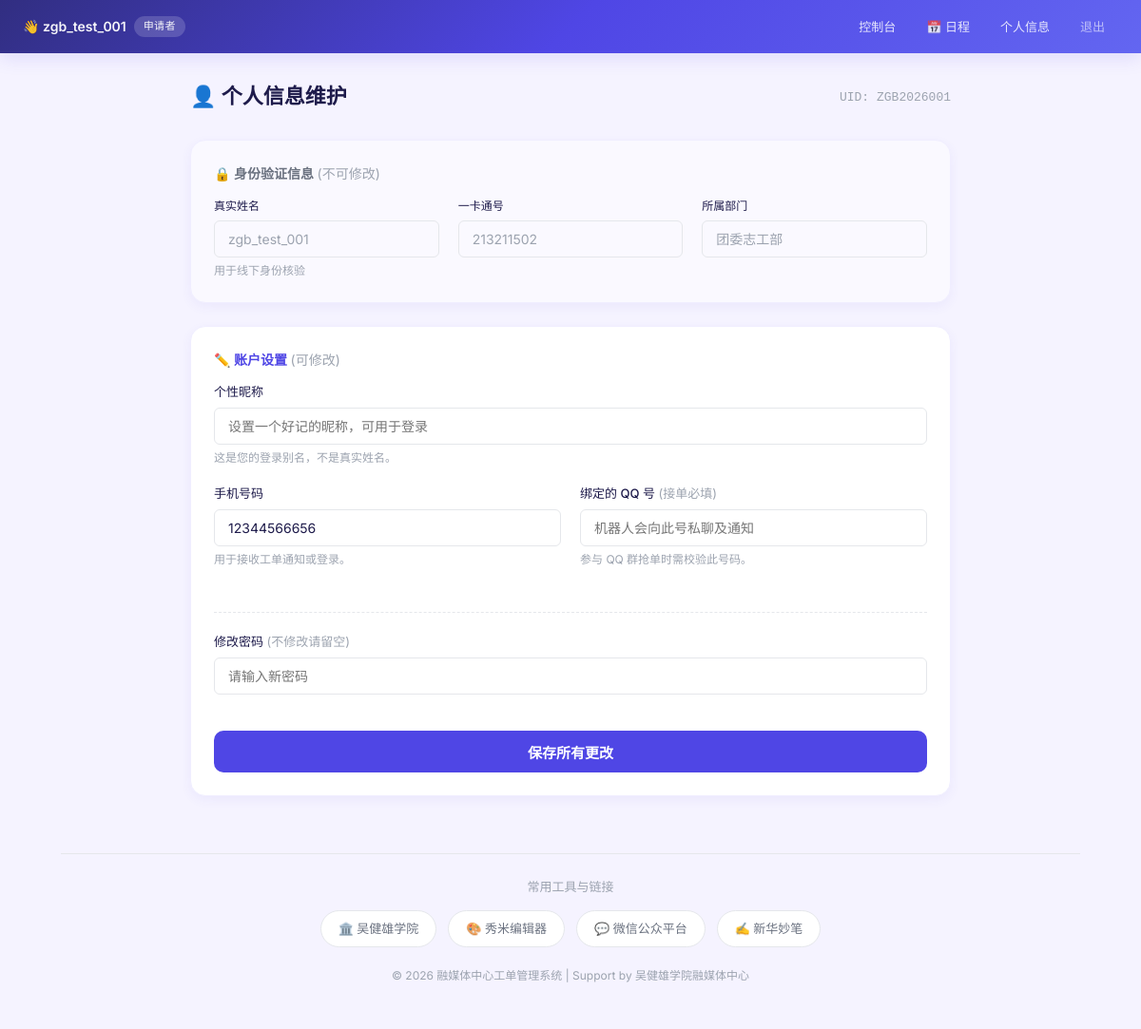
Screenshot of /profile (signed in) with the database file from the repository.
### tables this page shows
CREATE TABLE users (
    id INTEGER PRIMARY KEY AUTOINCREMENT,
    uid TEXT UNIQUE NOT NULL,      -- 1. 唯一识别码 (系统自动生成，如 MEDIA2026001)
    card_id TEXT UNIQUE NOT NULL,  -- 2. 一卡通号
    real_name TEXT NOT NULL,       -- 真实姓名
    phone TEXT UNIQUE NOT NULL,    -- 3. 手机号
    nickname TEXT UNIQUE,          -- 4. 昵称 (允许为空)
    password TEXT NOT NULL,    -- 存储哈希后的密码
    role TEXT NOT NULL CHECK(role IN ('applicant', 'acceptor', 'admin', 'dept_admin')),
    department_id INTEGER,     -- 部门管理员和普通用户均需关联部门
    is_approved INTEGER DEFAULT 0, qq_number TEXT, -- 0: 未审核, 1: 已审核
    FOREIGN KEY (department_id) REFERENCES departments (id) ON DELETE SET NULL
);

CREATE TABLE departments (
    id INTEGER PRIMARY KEY AUTOINCREMENT,
    name TEXT UNIQUE NOT NULL, -- 部门全称
    code TEXT UNIQUE NOT NULL  -- 部门唯一代码（如: MEDIA, SEU, WJX）
, head_name TEXT, phone TEXT, qq TEXT);

### app/routes/auth_routes.py (the view, shortened to what this page needs)
def profile():
    if 'user_id' not in session: return redirect(url_for('login'))
    user_id = session['user_id']
    user = AuthService.get_user_profile(user_id)
    return render_template('profile.html', user=user)

### app/db.py (called while the page is built)
def get_db():
    if 'db' not in g:
        g.db = sqlite3.connect(current_app.config['DATABASE'])
        g.db.row_factory = sqlite3.Row
        g.db.execute("PRAGMA foreign_keys = ON")
    return g.db

### app/services/auth_service.py (called while the page is built)
    @staticmethod
    def get_user_profile(user_id):
        db = get_db()
        return db.execute('''
            SELECT u.*, d.name as dept_name
            FROM users u
            LEFT JOIN departments d ON u.department_id = d.id
            WHERE u.id = ?
        ''', (user_id,)).fetchone()

### app/templates/profile.html
{% extends "layout.html" %}
{% block content %}
<div style="max-width: 800px; margin: 0 auto;">
    <div style="display: flex; justify-content: space-between; align-items: center; margin-bottom: 24px;">
        <h2>👤 个人信息维护</h2>
        <span class="font-mono text-muted text-sm">UID: {{ user.uid }}</span>
    </div>
    <form method="post">
        <div class="card" style="background: var(--bg-section);">
            <h4>🔒 身份验证信息 <span class="text-muted" style="font-weight: 400;">(不可修改)</span></h4>
            <div style="display: flex; gap: 20px;">
                <div style="flex: 1;">
                    <label class="text-xs">真实姓名</label>
                    <input type="text" value="{{ user.real_name }}" disabled>
                    <p class="text-xs text-muted" style="margin: 4px 0 0;">用于线下身份核验</p>
                </div>
                <div style="flex: 1;">
                    <label class="text-xs">一卡通号</label>
                    <input type="text" value="{{ user.card_id }}" disabled>
                </div>
                <div style="flex: 1;">
                    <label class="text-xs">所属部门</label>
                    <input type="text" value="{{ user.dept_name }}" disabled>
                </div>
            </div>
        </div>
        <div class="card">
            <h4 style="color: var(--primary);">✏️ 账户设置 <span class="text-muted" style="font-weight: 400;">(可修改)</span></h4>
            <div class="form-group">
                <label>个性昵称</label>
                <input type="text" name="nickname" value="{{ user.nickname or '' }}" placeholder="设置一个好记的昵称，可用于登录">
                <p class="text-xs text-muted" style="margin: 4px 0 0;">这是您的登录别名，不是真实姓名。</p>
            </div>
            <div style="display: flex; gap: 20px;">
                <div class="form-group" style="flex: 1;">
                    <label>手机号码</label>
                    <input type="text" name="phone" value="{{ user.phone }}" required>
                    <p class="text-xs text-muted" style="margin: 4px 0 0;">用于接收工单通知或登录。</p>
                </div>
                <div class="form-group" style="flex: 1;">
                    <label>绑定的 QQ 号 <span class="text-muted" style="font-weight: 400;">(接单必填)</span></label>
                    <input type="text" name="qq_number" value="{{ user.qq_number or '' }}" placeholder="机器人会向此号私聊及通知">
                    <p class="text-xs text-muted" style="margin: 4px 0 0;">参与 QQ 群抢单时需校验此号码。</p>
                </div>
            </div>
            <div class="form-group" style="margin-top: 28px; padding-top: 20px; border-top: 1px dashed var(--border-light);">
                <label>修改密码 <span class="text-muted" style="font-weight: 400;">(不修改请留空)</span></label>
                <input type="password" name="new_password" placeholder="请输入新密码">
            </div>
            <button type="submit" style="width: 100%; margin-top: 20px; height: 44px; font-size: 15px; border-radius: var(--radius-md);">
                保存所有更改
            </button>
        </div>
    </form>
</div>
{% endblock %}

### app/templates/layout.html (shortened to what this page needs)
<!DOCTYPE html>
<html lang="zh-CN">
<head>
</head>
<body>
    <nav>
        {% if session.user_id %}
        <div class="nav-brand">
            <span>👋 {{ session.username }}</span>
            <span class="role-badge">
                {% if session.role == 'admin' %}系统管理员
                {% elif session.role == 'dept_admin' %}
                {% if session.dept_code == 'MEDIA' %}融媒体管理
                {% else %}部门管理{% endif %}
                {% elif session.role == 'acceptor' %}成员
                {% elif session.role == 'applicant' %}申请者
                {% endif %}
            </span>
        </div>
        <div class="nav-links">
            <a href="{{ url_for('dashboard') }}">控制台</a>
            {% if session.role != 'admin' %}
            <a href="{{ url_for('calendar_view') }}">📅 日程</a>
            {% endif %}
            <a href="{{ url_for('profile') }}">个人信息</a>
            <a href="{{ url_for('logout') }}" style="opacity:0.7;">退出</a>
        </div>
        {% endif %}
    </nav>
    <div class="container">
        <div style="min-height: 400px;">
            {% block content %}{% endblock %}
        </div>
        <div class="footer-section">
            <p style="color: var(--text-muted); margin: 0 0 10px; font-size: 13px;">常用工具与链接</p>
            <div class="footer-links">
                <a href="https://wjx.seu.edu.cn/" target="_blank" class="link-btn">🏛️ 吴健雄学院</a>
                <a href="https://xiumi.us/#/" target="_blank" class="link-btn">🎨 秀米编辑器</a>
                <a href="https://mp.weixin.qq.com/" target="_blank" class="link-btn">💬 微信公众平台</a>
                <a href="https://miaobi.xinhuaskl.com/" target="_blank" class="link-btn">✍️ 新华妙笔</a>
            </div>
            <div class="footer-copyright">
                &copy; 2026 融媒体中心工单管理系统 | Support by 吴健雄学院融媒体中心
            </div>
        </div>
    </div>
</body>
</html>

### app/templates/layout.html (style rules this page uses)
:root { --primary: #4f46e5; --primary-light: #6366f1; --primary-dark: #4338ca; --primary-bg: rgba(79, 70, 229, 0.06); --accent-green: #10b981; --accent-green-bg: rgba(16, 185, 129, 0.08); --accent-amber: #f59e0b; --accent-amber-bg: rgba(245, 158, 11, 0.08); --accent-red: #ef4444; --accent-red-bg: rgba(239, 68, 68, 0.06); --accent-sky: #0ea5e9; --accent-sky-bg: rgba(14, 165, 233, 0.06); --text-primary: #1e1b4b; --text-secondary: #6b7280; --text-muted: #9ca3af; --bg-body: #f5f3ff; --bg-card: #ffffff; --bg-section: #faf9ff; --border-light: #e5e7eb; --border-subtle: #f0eeff; --shadow-sm: 0 1px 2px rgba(0,0,0,0.04); --shadow-md: 0 4px 12px rgba(79,70,229,0.06); --shadow-lg: 0 8px 30px rgba(79,70,229,0.08); --radius-sm: 6px; --radius-md: 10px; --radius-lg: 16px; --radius-full: 9999px; --transition: all 0.2s cubic-bezier(0.4, 0, 0.2, 1); }
* { box-sizing: border-box; }
body { font-family: 'Inter', -apple-system, BlinkMacSystemFont, 'Segoe UI', sans-serif; margin: 0; background: var(--bg-body); color: var(--text-primary); line-height: 1.6; -webkit-font-smoothing: antialiased; }
.container { max-width: 1120px; margin: 0 auto; padding: 0 24px 40px; }
nav { background: linear-gradient(135deg, #312e81 0%, #4f46e5 50%, #6366f1 100%); color: white; padding: 0 24px; margin-bottom: 28px; display: flex; justify-content: space-between; align-items: center; position: sticky; top: 0; z-index: 100; box-shadow: 0 4px 20px rgba(79,70,229,0.15); min-height: 56px; }
nav .nav-brand { font-weight: 600; font-size: 14px; opacity: 0.95; display: flex; align-items: center; gap: 8px; }
nav .nav-brand .role-badge { background: rgba(255,255,255,0.18); padding: 2px 10px; border-radius: var(--radius-full); font-size: 11px; font-weight: 500; letter-spacing: 0.3px; }
nav .nav-links { display: flex; align-items: center; gap: 4px; }
nav a { color: rgba(255,255,255,0.85); text-decoration: none; font-weight: 500; font-size: 13px; padding: 8px 14px; border-radius: var(--radius-sm); transition: var(--transition); }
h2 { color: var(--text-primary); font-size: 22px; font-weight: 700; margin: 0 0 4px; border: none; padding: 0; }
h4 { color: var(--text-secondary); font-size: 14px; font-weight: 600; margin: 0 0 12px; border: none; padding: 0; }
.card { background: var(--bg-card); border-radius: var(--radius-lg); padding: 24px; box-shadow: var(--shadow-md); border: 1px solid var(--border-subtle); margin-bottom: 24px; }
.form-group { margin-bottom: 18px; }
label { display: block; margin-bottom: 6px; font-weight: 500; font-size: 13px; color: var(--text-primary); }
input[type="text"], input[type="password"], input[type="date"], input[type="number"], select, textarea { width: 100%; padding: 10px 14px; border: 1.5px solid var(--border-light); border-radius: var(--radius-sm); box-sizing: border-box; font-size: 14px; font-family: inherit; color: var(--text-primary); background: var(--bg-card); transition: var(--transition); }
input[readonly], input[disabled] { background-color: var(--bg-section); cursor: not-allowed; color: var(--text-muted); }
button, .btn-primary, .btn-danger { display: inline-flex; align-items: center; justify-content: center; gap: 6px; font-family: inherit; font-weight: 600; border: none; border-radius: var(--radius-sm); cursor: pointer; transition: var(--transition); text-decoration: none; white-space: nowrap; }
button { background: var(--primary); color: white; padding: 10px 22px; font-size: 14px; }
.footer-section { margin-top: 60px; padding-top: 24px; border-top: 1px solid var(--border-light); text-align: center; }
.footer-links { display: flex; justify-content: center; gap: 12px; flex-wrap: wrap; margin-top: 14px; }
.link-btn { display: inline-flex; align-items: center; gap: 6px; padding: 8px 18px; background: var(--bg-card); color: var(--text-secondary); text-decoration: none; border: 1px solid var(--border-light); border-radius: var(--radius-full); font-size: 13px; font-weight: 500; transition: var(--transition); }
.footer-copyright { margin-top: 20px; color: var(--text-muted); font-size: 12px; padding-bottom: 20px; }
.text-muted { color: var(--text-muted); }
.font-mono { font-family: 'SF Mono', 'Fira Code', monospace; }
.text-sm { font-size: 13px; }
.text-xs { font-size: 12px; }

### rows the page displays
users: username "zgb_test_001", uid "ZGB2026001", real_name "zgb_test_001", card_id "213211502", phone "12344566656"
departments: dept_name "团委志工部"
